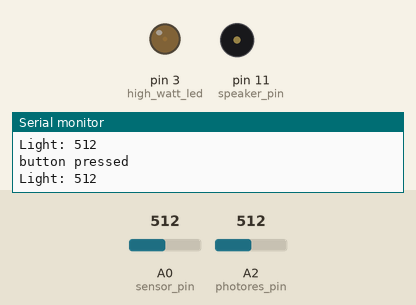
Bench run of a sketch on a simulated Arduino Uno, built with avr-gcc and run on an emulated ATmega328P. Shown: output pins drawn as LEDs (lit = HIGH), buzzer (waves = sounding), the last lines printed to the serial monitor. The inputs (shaded band) are chosen by the test bench; at power-on: A2 (photores_pin) = 512, A0 (sensor_pin) = 512.

Above: at 2.4 s.
2.5 s: A2 (photores_pin) set to 109
5.5 s: A2 (photores_pin) set to 94
8.5 s: A2 (photores_pin) set to 110
At 8.69 s:
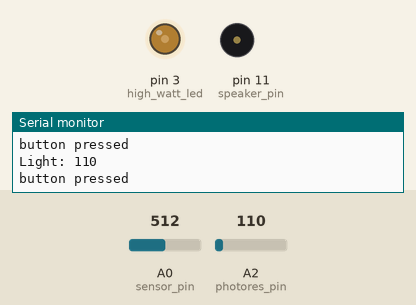
At 10.29 s:
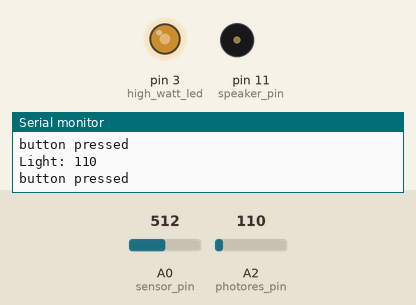
11.5 s: A0 (sensor_pin) set to 104
14.5 s: A0 (sensor_pin) set to 94
At 16.4 s:
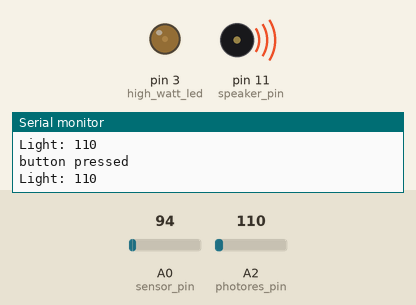
Timing chart, 0 to 18.5 s (numbered marks = the images above; inputs shaded):
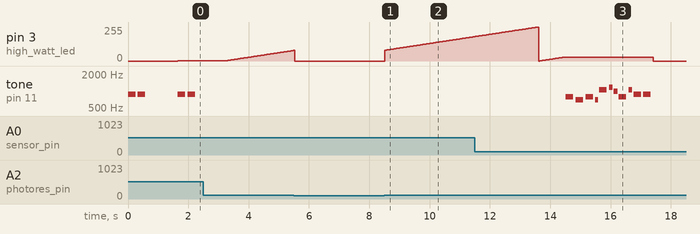

The sketch:

031319_sconce_all_FINAL.ino
```cpp
/* Key Sconce: Force Sensor + Speaker
    03/13/19 (Wednesday)
    Emily Lin

    Interaction Notes:
    1. if key is on handle:
    fade light on
    play on melody


    2. if key is not on handle:
    turn light off
    play off melody

    3. if key is on handle, but room is dark:
    dim light so it is a night light

    ----

    Melody Code Credits:
    Arduino, Tom Igoe
    The melody code is in the public domain. http://www.arduino.cc/en/Tutorial/Tone
*/

#include "pitches.h"


int sensor_pin = A0;
int photores_pin = A2;
int high_watt_led = 3;
int speaker_pin = 11; //PWM pin to control the volume through Pulse Width
int num_notes_on = 2; //number of notes played in melody
int num_notes_off = 11; //number of notes played in melody

long int touch_state; // touch state is analog read of touch sensor
int light_state; //if photoresistor gets light
int counter = 0;
int brightness = 0;  //brightness of led

//var for fade
float intensity = 3;
float amplitude;
float change = 2.55;
int start;

// notes in the melody
int melody_on[] = {
  NOTE_A5, NOTE_A5, NOTE_G5, NOTE_F5, NOTE_C6, NOTE_D6, NOTE_B5, NOTE_G5, NOTE_C6,
  NOTE_A5, NOTE_A5
};

int melody_off[] = {
  NOTE_G5, NOTE_F5, NOTE_G5, NOTE_F5, NOTE_C6, NOTE_D6, NOTE_B5, NOTE_G5, NOTE_C6,
  NOTE_A5, NOTE_A5
};

// note durations: 4 = quarter note, 8 = eighth note, etc.:
int noteDurations_on[] = {
  4, 4, 8, 8, 4, 8, 8, 4, 8, 4, 4
};

int noteDurations_off[] = {
  4, 4, 4, 10, 4, 8, 8, 4, 8, 4, 4
};

void setup() {
  Serial.begin(9600);
  pinMode(high_watt_led, OUTPUT);
  pinMode(speaker_pin, OUTPUT);
  start = true;
}

void loop() {

  // if photoresistor gets any light
  light_state = analogRead(photores_pin);
  Serial.print("Light: ");
  Serial.println(light_state);

  //if photoresistor is reading a light state over x amount then perform if statements below
  if (light_state >= 100) {

    //analog read for the touch sensor
    touch_state = analogRead(sensor_pin);

    //  Serial.println(touch_state);

    //if FSR is pressed, start counting
    if (touch_state >= 100) {
      // if counter is less than 2 seconds:
      if (counter < 2) {
        //play on melody
        play_melody(melody_on, noteDurations_on, num_notes_on);
        delay(1000);
      }

      //turn led on with fade
      analogWrite(high_watt_led, counter + 1);

      //delay(200);
      Serial.println("button pressed");
      counter++; // add to counter

    } else {

      //if counter is greater than or equal to 3 seconds, play off melody
      if (counter >= 3) {
        play_melody(melody_off, noteDurations_off, num_notes_off); //play on melody
      }

      // if FSR not pressed, turn led off and reset counter
      analogWrite(high_watt_led, 0);
      counter = 0; //reset counter
    }

  // if light state(photores is not > 100) is very low, turn everything off
  } else {
    //turn led off
    analogWrite(high_watt_led, 0);
  }
}

/* not using beep function anymore
//function for stopping beep
void beep_off() {
  noTone(speaker_pin);
  //Serial.println("beep off");
}
*/

void play_melody(int mel[11], int noteD[11], int num_notes ) {
  // iterate over the notes of the melody:
  int this_note;
  for (int this_note = 0; this_note < num_notes; this_note++) {

    // to calculate the note duration, take one second divided by the note type.
    //e.g. quarter note = 1000 / 4, eighth note = 1000/8, etc.
    int noteDuration = 1000 / noteD[this_note];
    tone(speaker_pin, mel[this_note], noteDuration);

    // to distinguish the notes, set a minimum time between them.
    // the note's duration + 30% seems to work well:
    int pauseBetweenNotes = noteDuration * 1.30;
    delay(pauseBetweenNotes);

    // stop the tone playing:
    noTone(speaker_pin);
  }
}
```

pitches.h
```cpp
/*************************************************
 * Public Constants
 *************************************************/

#define NOTE_B0  31
#define NOTE_C1  33
#define NOTE_CS1 35
#define NOTE_D1  37
#define NOTE_DS1 39
#define NOTE_E1  41
#define NOTE_F1  44
#define NOTE_FS1 46
#define NOTE_G1  49
#define NOTE_GS1 52
#define NOTE_A1  55
#define NOTE_AS1 58
#define NOTE_B1  62
#define NOTE_C2  65
#define NOTE_CS2 69
#define NOTE_D2  73
#define NOTE_DS2 78
#define NOTE_E2  82
#define NOTE_F2  87
#define NOTE_FS2 93
#define NOTE_G2  98
#define NOTE_GS2 104
#define NOTE_A2  110
#define NOTE_AS2 117
#define NOTE_B2  123
#define NOTE_C3  131
#define NOTE_CS3 139
#define NOTE_D3  147
#define NOTE_DS3 156
#define NOTE_E3  165
#define NOTE_F3  175
#define NOTE_FS3 185
#define NOTE_G3  196
#define NOTE_GS3 208
#define NOTE_A3  220
#define NOTE_AS3 233
#define NOTE_B3  247
#define NOTE_C4  262
#define NOTE_CS4 277
#define NOTE_D4  294
#define NOTE_DS4 311
#define NOTE_E4  330
#define NOTE_F4  349
#define NOTE_FS4 370
#define NOTE_G4  392
#define NOTE_GS4 415
#define NOTE_A4  440
#define NOTE_AS4 466
#define NOTE_B4  494
#define NOTE_C5  523
#define NOTE_CS5 554
#define NOTE_D5  587
#define NOTE_DS5 622
#define NOTE_E5  659
#define NOTE_F5  698
#define NOTE_FS5 740
#define NOTE_G5  784
#define NOTE_GS5 831
#define NOTE_A5  880
#define NOTE_AS5 932
#define NOTE_B5  988
#define NOTE_C6  1047
#define NOTE_CS6 1109
#define NOTE_D6  1175
#define NOTE_DS6 1245
#define NOTE_E6  1319
#define NOTE_F6  1397
#define NOTE_FS6 1480
#define NOTE_G6  1568
#define NOTE_GS6 1661
#define NOTE_A6  1760
#define NOTE_AS6 1865
#define NOTE_B6  1976
#define NOTE_C7  2093
#define NOTE_CS7 2217
#define NOTE_D7  2349
#define NOTE_DS7 2489
#define NOTE_E7  2637
#define NOTE_F7  2794
#define NOTE_FS7 2960
#define NOTE_G7  3136
#define NOTE_GS7 3322
#define NOTE_A7  3520
#define NOTE_AS7 3729
#define NOTE_B7  3951
#define NOTE_C8  4186
#define NOTE_CS8 4435
#define NOTE_D8  4699
#define NOTE_DS8 4978
```

Measured:
- the behaviour switches between 100 and 99 on A0 (sensor_pin) (found by bisection; images 2 and 3)
- after the input at 8.5 s, pin 3 (high_watt_led): moves from 0/255 to 183/255 over 3.0 s, starting at once
- after the input at 14.5 s, tone on pin 11 (speaker_pin): plays 784 Hz for 0.25 s, 698 Hz for 0.25 s, 784 Hz for 0.25 s, 698 Hz for 0.10 s, 1047 Hz for 0.25 s, 1175 Hz for 0.13 s … (11 notes in this stretch), starting at once
- by itself, tone on pin 11 (speaker_pin): plays 880 Hz for 0.25 s, 880 Hz for 0.25 s, 880 Hz for 0.25 s, 880 Hz for 0.25 s
